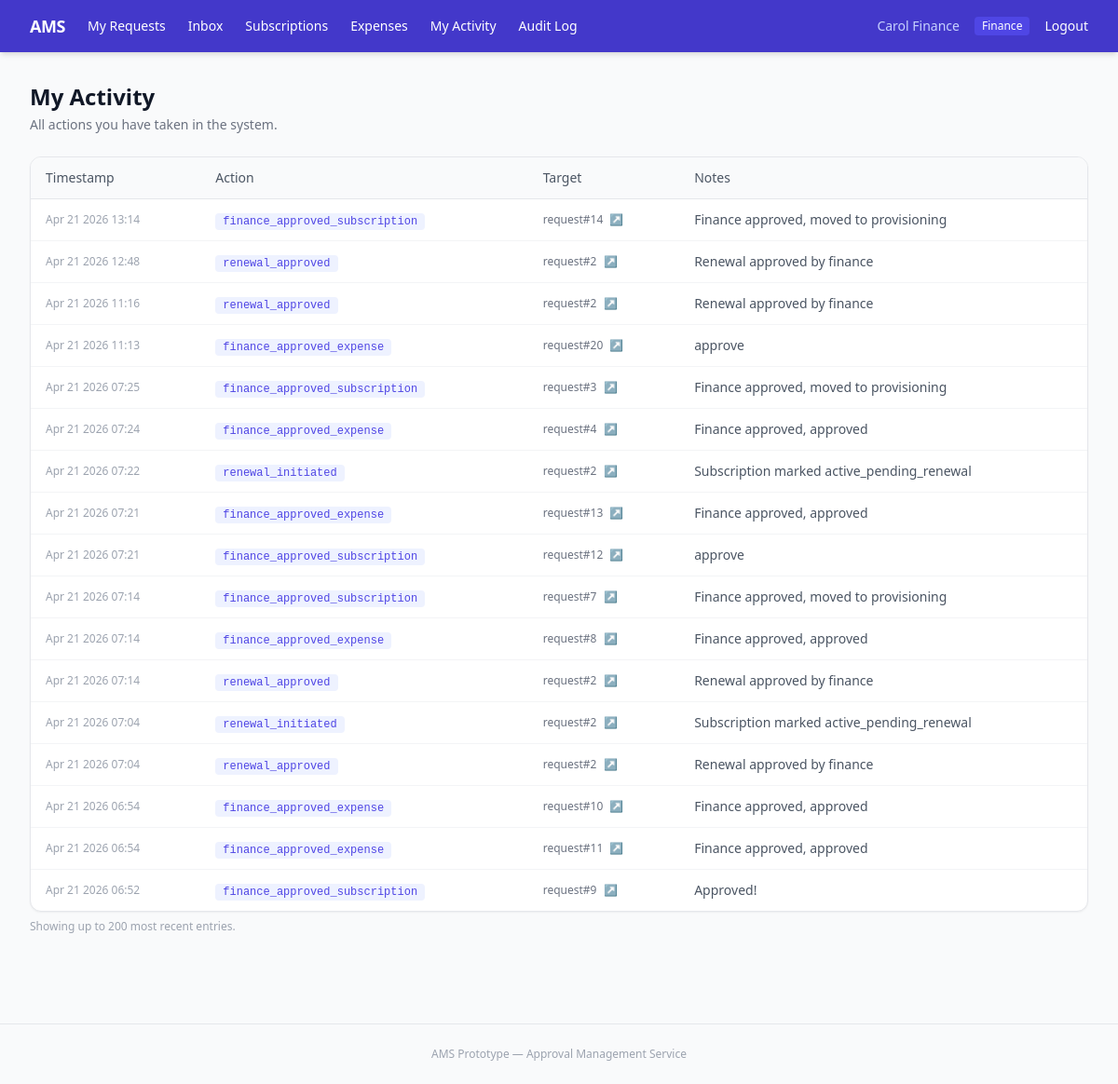
The app's page /admin-ams/my-audit/ (signed in) with its own data.
### accounts/models.py (models this page shows, shortened)
class CustomUser(AbstractUser):
    role = models.CharField(
        max_length=20,
        choices=Role.choices,
        default=Role.EMPLOYEE,
    )
    reports_to = models.ForeignKey(
        'self',
        null=True,
        blank=True,
        on_delete=models.SET_NULL,
        related_name='reports',
    )
    offboarded_at = models.DateTimeField(null=True, blank=True)
    @property
    def display_name(self):
        return self.get_full_name() or self.email

### audit/models.py (models this page shows, shortened)
class AuditLog(models.Model):
    actor = models.ForeignKey(
        CustomUser,
        on_delete=models.SET_NULL,
        null=True,
        related_name='audit_actions',
    )
    action = models.CharField(max_length=100)
    target_type = models.CharField(max_length=50)  # 'request', 'subscription', 'user'
    target_id = models.IntegerField()
    notes = models.TextField(blank=True)
    payload = models.JSONField(default=dict)
    created_at = models.DateTimeField(auto_now_add=True)
    class Meta:
        ordering = ['-created_at']

### audit/views.py (the view)
# urls.py: path('my-audit/', views.my_audit_log, name='my_audit_log'),
@login_required
def my_audit_log(request):
    logs = (
        AuditLog.objects
        .filter(actor=request.user)
        .select_related('actor')
        .order_by('-created_at')[:200]
    )
    return render(request, 'admin_ams/my_audit.html', {'logs': logs})

### templates/admin_ams/my_audit.html (shortened to what this page needs)
{% extends "base.html" %}
{% block content %}
<div class="mb-6">
    <h1 class="text-2xl font-bold text-gray-900">My Activity</h1>
    <p class="text-sm text-gray-500 mt-1">All actions you have taken in the system.</p>
</div>
{% if logs %}
<div class="bg-white rounded-xl shadow-sm border border-gray-200 overflow-hidden">
    <table class="w-full text-sm">
        <thead class="bg-gray-50 border-b border-gray-200">
            <tr>
                <th class="px-4 py-3 text-left font-medium text-gray-600">Timestamp</th>
                <th class="px-4 py-3 text-left font-medium text-gray-600">Action</th>
                <th class="px-4 py-3 text-left font-medium text-gray-600">Target</th>
                <th class="px-4 py-3 text-left font-medium text-gray-600">Notes</th>
            </tr>
        </thead>
        <tbody class="divide-y divide-gray-100">
            {% for log in logs %}
            <tr class="hover:bg-gray-50">
                <td class="px-4 py-3 text-gray-400 text-xs whitespace-nowrap">{{ log.created_at|date:"M d Y H:i" }}</td>
                <td class="px-4 py-3">
                    <span class="font-mono text-xs text-indigo-600 bg-indigo-50 px-2 py-0.5 rounded">{{ log.action }}</span>
                </td>
                <td class="px-4 py-3 text-gray-500 text-xs">
                    {{ log.target_type }}#{{ log.target_id }}
                    {% if log.target_type == 'request' %}
                    <a href="{% url 'approvals:request_detail' log.target_id %}" class="ml-1 text-indigo-600 hover:underline">↗</a>
                    {% endif %}
                </td>
                <td class="px-4 py-3 text-gray-600 max-w-xs truncate">{{ log.notes }}</td>
            </tr>
            {% endfor %}
        </tbody>
    </table>
</div>
<p class="text-xs text-gray-400 mt-2">Showing up to 200 most recent entries.</p>
{% else %}
<div class="text-center py-16 text-gray-400">
    <p>No activity recorded yet.</p>
</div>
{% endif %}
{% endblock %}

### templates/base.html (shortened to what this page needs)
<!DOCTYPE html>
<html lang="en">
<head>
    <script src="https://cdn.tailwindcss.com"></script>
</head>
<body class="bg-gray-50 min-h-screen">
    {% if user.is_authenticated %}
    <nav class="bg-indigo-700 text-white shadow-md">
        <div class="max-w-7xl mx-auto px-4 sm:px-6 lg:px-8">
            <div class="flex items-center justify-between h-14">
                <div class="flex items-center gap-6">
                    <a href="/" class="font-bold text-lg tracking-tight">AMS</a>
                    <a href="{% url 'approvals:my_requests' %}" class="text-sm hover:text-indigo-200 transition">My Requests</a>
                    <a href="{% url 'approvals:inbox' %}" class="text-sm hover:text-indigo-200 transition">
                        Inbox
                    </a>
                    <a href="{% url 'subscriptions:dashboard' %}" class="text-sm hover:text-indigo-200 transition">Subscriptions</a>
                    <a href="{% url 'expenses:expense_list' %}" class="text-sm hover:text-indigo-200 transition">Expenses</a>
                    <a href="{% url 'audit:my_audit_log' %}" class="text-sm hover:text-indigo-200 transition">My Activity</a>
                    {% if user.role == 'finance' or user.role == 'admin' %}
                    <a href="{% url 'audit:audit_log' %}" class="text-sm hover:text-indigo-200 transition">Audit Log</a>
                    {% endif %}
                </div>
                <div class="flex items-center gap-4 text-sm">
                    <span class="text-indigo-200">{{ user.display_name }}</span>
                    <span class="bg-indigo-600 px-2 py-0.5 rounded text-xs">{{ user.get_role_display }}</span>
                    <a href="{% url 'account_logout' %}" class="hover:text-indigo-200 transition">Logout</a>
                </div>
            </div>
        </div>
    </nav>
    {% endif %}
    <main class="max-w-7xl mx-auto px-4 sm:px-6 lg:px-8 py-8">
        {% block content %}{% endblock %}
    </main>
    <footer class="mt-16 border-t border-gray-200 py-6 text-center text-xs text-gray-400">
        AMS Prototype — Approval Management Service
    </footer>
</body>
</html>

### records on screen
CustomUser: display_name "Carol Finance", role "Finance"
AuditLog: created_at "Apr 21 2026 13:14", action "finance_approved_subscription", target_type "request", target_id "14", notes "Finance approved, moved to provisioning"
AuditLog: created_at "Apr 21 2026 12:48", action "renewal_approved", target_type "request", target_id "2", notes "Renewal approved by finance"
AuditLog: created_at "Apr 21 2026 11:16", action "renewal_approved", target_type "request", target_id "2", notes "Renewal approved by finance"
AuditLog: created_at "Apr 21 2026 11:13", action "finance_approved_expense", target_type "request", target_id "20", notes "approve"
AuditLog: created_at "Apr 21 2026 07:25", action "finance_approved_subscription", target_type "request", target_id "3", notes "Finance approved, moved to provisioning"
AuditLog: created_at "Apr 21 2026 07:24", action "finance_approved_expense", target_type "request", target_id "4", notes "Finance approved, approved"
AuditLog: created_at "Apr 21 2026 07:22", action "renewal_initiated", target_type "request", target_id "2", notes "Subscription marked active_pending_renewal"
AuditLog: created_at "Apr 21 2026 07:21", action "finance_approved_expense", target_type "request", target_id "13", notes "Finance approved, approved"
AuditLog: created_at "Apr 21 2026 07:21", action "finance_approved_subscription", target_type "request", target_id "12", notes "approve"
AuditLog: created_at "Apr 21 2026 07:14", action "finance_approved_subscription", target_type "request", target_id "7", notes "Finance approved, moved to provisioning"
AuditLog: created_at "Apr 21 2026 07:14", action "finance_approved_expense", target_type "request", target_id "8", notes "Finance approved, approved"
AuditLog: created_at "Apr 21 2026 07:14", action "renewal_approved", target_type "request", target_id "2", notes "Renewal approved by finance"
AuditLog: created_at "Apr 21 2026 07:04", action "renewal_initiated", target_type "request", target_id "2", notes "Subscription marked active_pending_renewal"
AuditLog: created_at "Apr 21 2026 07:04", action "renewal_approved", target_type "request", target_id "2", notes "Renewal approved by finance"
AuditLog: created_at "Apr 21 2026 06:54", action "finance_approved_expense", target_type "request", target_id "10", notes "Finance approved, approved"
AuditLog: created_at "Apr 21 2026 06:54", action "finance_approved_expense", target_type "request", target_id "11", notes "Finance approved, approved"
AuditLog: created_at "Apr 21 2026 06:52", action "finance_approved_subscription", target_type "request", target_id "9", notes "Approved!"
